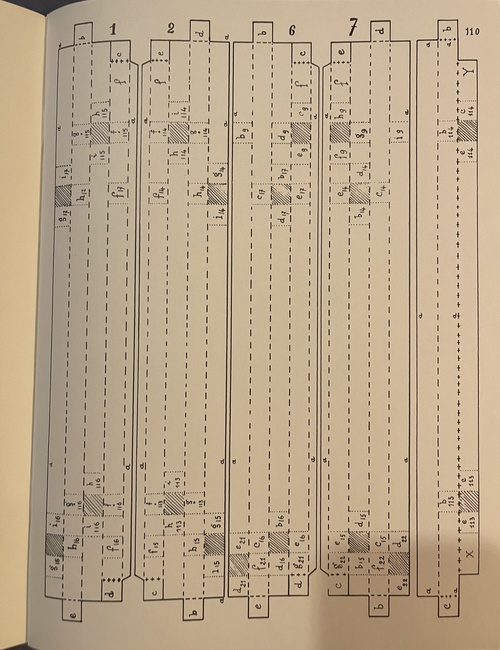
#> input picture source/scans-clean/p00x-plate-A-pieces-1-2-6-7-110.jpg, 500 x 650 px, shrunk from 2400 x 3120 before the run, found by its file name
$ python 01_crop.py
#> lines starting #> are read from the running program, lines starting #| are printed output that depends on the picture
"""
Crop the five test pieces from their plate scans.

Bounding boxes are expressed as proportions (0..1) of the source image so they
work regardless of exact pixel dimensions. Adjust if a crop is too tight/loose.
"""

from pathlib import Path
from PIL import Image

REPO = Path("/sessions/happy-quirky-goldberg/mnt/z-paper-clock")
SCANS = REPO / "source" / "scans-clean"
OUT = REPO / "work" / "auto-trace-test" / "crops"
OUT.mkdir(parents=True, exist_ok=True)

# (piece_id, source_filename, (x0_frac, y0_frac, x1_frac, y1_frac), notes)
PIECES = [
    ("piece-001",
     "p00x-plate-A-pieces-1-2-6-7-110.jpg",
     (0.07, 0.015, 0.24, 0.985),
     "long thin frame strip, leftmost on plate A; full-height channel"),
    ("piece-033",
     "p00x-plate-G-spread-flat-pieces-33-36-50-57.jpg",
     (0.07, 0.06, 0.40, 0.62),
     "triangular motor wheel rim with toothed arcs on three sides; plate G"),
    ("piece-092",
     "p00x-plate-D-pieces-4-10-18-19-26-29-32-91-92.jpg",
     (0.18, 0.52, 0.42, 0.73),
     "disc piece 92; plate D, lower-left"),
    ("piece-099",
     "p00x-plate-H-spread-flat-pieces-67-100.jpg",
     (0.45, 0.22, 0.86, 0.74),
     "arc with sawtooth perimeter, with hole 92a inside; plate H right half"),
    ("piece-122-face",
     "p00x-plate-M-clock-face.jpg",
     (0.02, 0.02, 0.98, 0.98),
     "whole plate M = piece 122 clock face (rectangle with brown border)"),
]

print(f"Cropping {len(PIECES)} test pieces...\n")

for piece_id, src_name, frac, notes in PIECES:
    src = SCANS / src_name
    img = Image.open(src)
#> img is the input picture: PIL image 500x650 RGB; mean R, G, B 187.5, 168.1, 140.7
    w, h = img.size
#> w = 500; h = 650
    x0 = int(frac[0] * w)
#> x0 = 35
    y0 = int(frac[1] * h)
#> y0 = 9
    x1 = int(frac[2] * w)
#> x1 = 120
    y1 = int(frac[3] * h)
#> y1 = 640
    crop = img.crop((x0, y0, x1, y1))
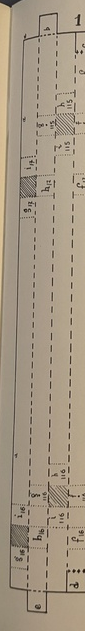
#> crop: PIL image 85x631 RGB; mean R, G, B 165.5, 151.6, 132.1
    out = OUT / f"{piece_id}.png"
    crop.save(out)
    print(f"  {piece_id:18s}  src {w}x{h}  ->  crop {crop.size[0]}x{crop.size[1]}  ({notes})")
#|   piece-001           src 500x650  ->  crop 85x631  (long thin frame strip, leftmost on plate A; full-height channel)
    print(f"                      {out}")
#> pass 2 of the loop `for piece_id, src_name, frac, notes in PIECES:`:
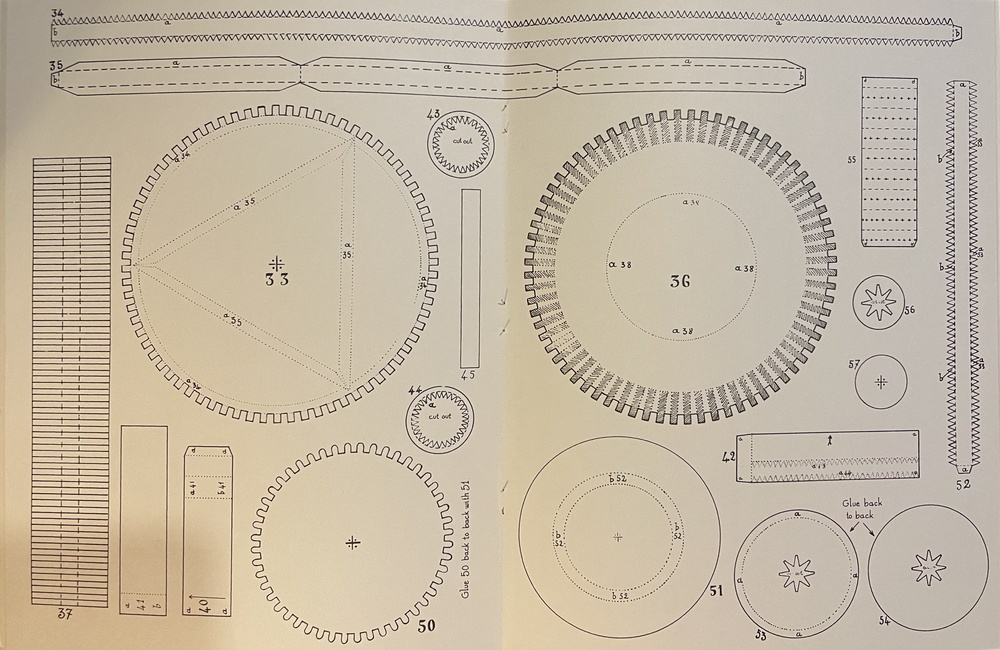
#> input picture source/scans-clean/p00x-plate-G-spread-flat-pieces-33-36-50-57.jpg, 1000 x 650 px, shrunk from 4800 x 3120 before the run, found by its file name
#> img is the input picture: PIL image 1000x650 RGB; mean R, G, B 197, 184.6, 165.3
#> `crop = img.crop((x0, y0, x1, y1))`:
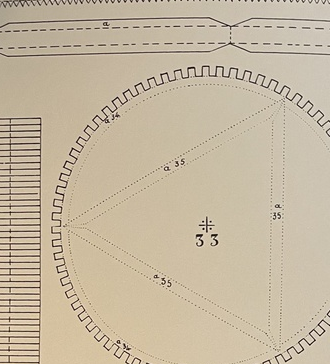
#> crop: PIL image 330x364 RGB; mean R, G, B 197.8, 184.2, 161.3
#|   piece-033           src 1000x650  ->  crop 330x364  (triangular motor wheel rim with toothed arcs on three sides; plate G)
#> pass 3 of the loop `for piece_id, src_name, frac, notes in PIECES:`:
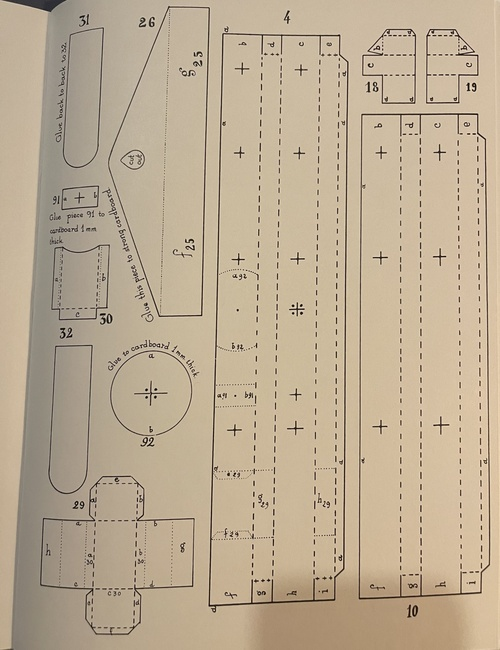
#> input picture source/scans-clean/p00x-plate-D-pieces-4-10-18-19-26-29-32-91-92.jpg, 500 x 650 px, shrunk from 2400 x 3120 before the run, found by its file name
#> img is the input picture: PIL image 500x650 RGB; mean R, G, B 189.2, 172.6, 147.9
#> `crop = img.crop((x0, y0, x1, y1))`:
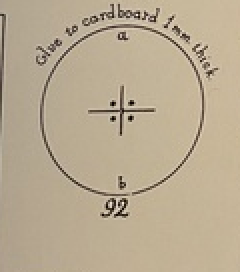
#> crop: PIL image 120x136 RGB (shown 2 times larger); mean R, G, B 185.1, 170.4, 145.6
#|   piece-092           src 500x650  ->  crop 120x136  (disc piece 92; plate D, lower-left)
#> the loop made 5 passes; the first 3 are shown

print("\nDone.")
